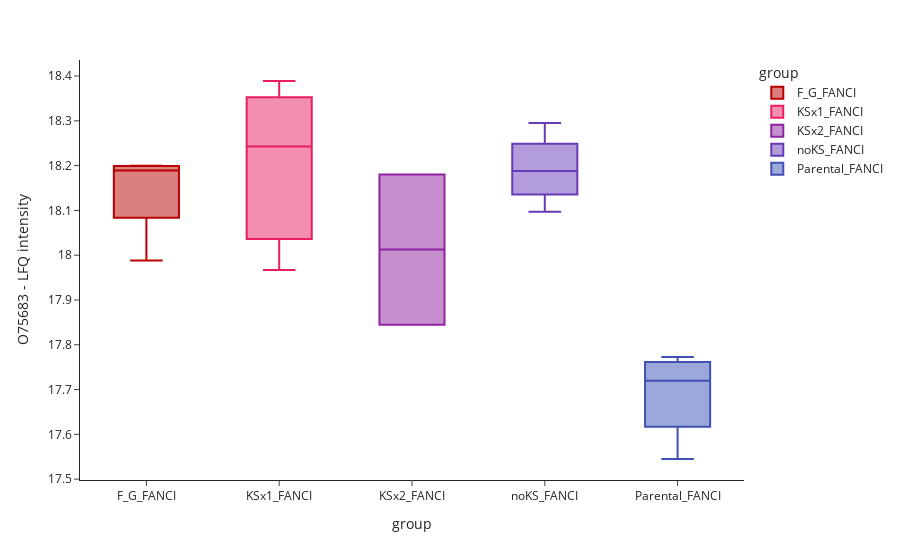

Notebook code cell kept with this figure:
### Code cell
ds.plot_intensity("O75683", group = "group")

### Figure 1 — Plotly figure (JSON) as saved in the notebook; plotly's stock layout.template omitted (floating-point values rounded to 4 significant figures)
{"data": [{"alignmentgroup": "True", "hovertemplate": "group=%{x}<br>O75683 - LFQ intensity =%{y}<extra></extra>", "legendgroup": "F_G_FANCI", "marker": {"color": "#B80000"}, "name": "F_G_FANCI", "notched": false, "offsetgroup": "F_G_FANCI", "orientation": "v", "showlegend": true, "type": "box", "x": ["F_G_FANCI", "F_G_FANCI", "F_G_FANCI", "F_G_FANCI"], "x0": " ", "xaxis": "x", "y": [18.2, 17.99, 18.2, 18.18], "y0": " ", "yaxis": "y"}, {"alignmentgroup": "True", "hovertemplate": "group=%{x}<br>O75683 - LFQ intensity =%{y}<extra></extra>", "legendgroup": "KSx1_FANCI", "marker": {"color": "#E81E63"}, "name": "KSx1_FANCI", "notched": false, "offsetgroup": "KSx1_FANCI", "orientation": "v", "showlegend": true, "type": "box", "x": ["KSx1_FANCI", "KSx1_FANCI", "KSx1_FANCI"], "x0": " ", "xaxis": "x", "y": [18.39, 18.24, 17.97], "y0": " ", "yaxis": "y"}, {"alignmentgroup": "True", "hovertemplate": "group=%{x}<br>O75683 - LFQ intensity =%{y}<extra></extra>", "legendgroup": "KSx2_FANCI", "marker": {"color": "#8D239E"}, "name": "KSx2_FANCI", "notched": false, "offsetgroup": "KSx2_FANCI", "orientation": "v", "showlegend": true, "type": "box", "x": ["KSx2_FANCI", "KSx2_FANCI"], "x0": " ", "xaxis": "x", "y": [18.18, 17.84], "y0": " ", "yaxis": "y"}, {"alignmentgroup": "True", "hovertemplate": "group=%{x}<br>O75683 - LFQ intensity =%{y}<extra></extra>", "legendgroup": "noKS_FANCI", "marker": {"color": "#673AB7"}, "name": "noKS_FANCI", "notched": false, "offsetgroup": "noKS_FANCI", "orientation": "v", "showlegend": true, "type": "box", "x": ["noKS_FANCI", "noKS_FANCI", "noKS_FANCI", "noKS_FANCI"], "x0": " ", "xaxis": "x", "y": [18.2, 18.17, 18.1, 18.3], "y0": " ", "yaxis": "y"}, {"alignmentgroup": "True", "hovertemplate": "group=%{x}<br>O75683 - LFQ intensity =%{y}<extra></extra>", "legendgroup": "Parental_FANCI", "marker": {"color": "#3F51B5"}, "name": "Parental_FANCI", "notched": false, "offsetgroup": "Parental_FANCI", "orientation": "v", "showlegend": true, "type": "box", "x": ["Parental_FANCI", "Parental_FANCI", "Parental_FANCI", "Parental_FANCI"], "x0": " ", "xaxis": "x", "y": [17.69, 17.75, 17.77, 17.54], "y0": " ", "yaxis": "y"}], "layout": {"autosize": true, "boxmode": "overlay", "legend": {"title": {"text": "group"}, "tracegroupgap": 0}, "margin": {"t": 60}, "xaxis": {"anchor": "y", "autorange": true, "categoryarray": ["F_G_FANCI", "KSx1_FANCI", "KSx2_FANCI", "noKS_FANCI", "Parental_FANCI"], "categoryorder": "array", "domain": [0, 1], "range": [-0.5, 4.5], "title": {"text": "group"}, "type": "category"}, "yaxis": {"anchor": "x", "autorange": true, "domain": [0, 1], "range": [17.5, 18.44], "title": {"text": "O75683 - LFQ intensity "}, "type": "linear"}}}
